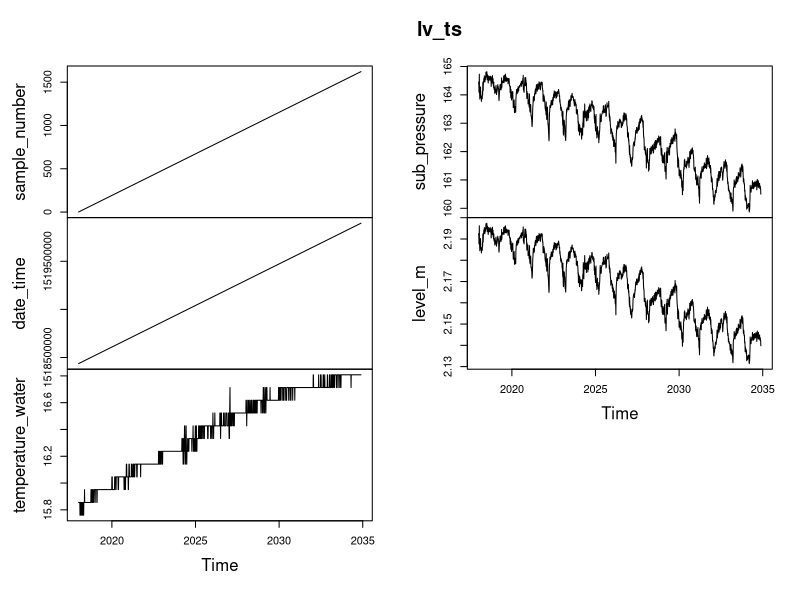

Reproduce this figure in R.
## ---- chunk 1
knitr::opts_chunk$set(echo = TRUE)
## ---- chunk 2
library(tidyverse)
library(here)
library(chron)
library(zoo)
library(xts)
## ---- chunk 3
here()

lv <- read_csv('180301 Level Data.csv')
head(lv)
## ---- chunk 4
lv$date_time <- as.POSIXct(lv$date_time, format = "%m/%d/%y %H:%M")

head(lv)
## ---- chunk 5
lv_ts <- ts(lv, start=c(2018, 02, 12, 12, 15), frequency=96)


plot(lv_ts)
